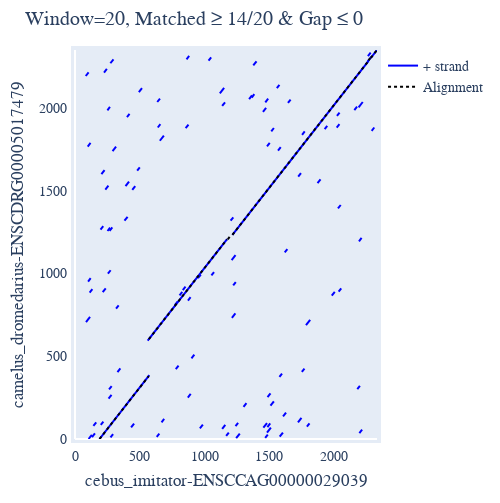

Notebook code cell kept with this figure:
### Code cell
mafft_seqs_aligned.dotplot(name1 = 'cebus_imitator-ENSCCAG00000029039', name2 = 'camelus_dromedarius-ENSCDRG00005017479')

### Figure 1 — Plotly figure (JSON) as saved in the notebook; plotly's stock layout.template omitted (floating-point values rounded to 4 significant figures; data arrays with more than 128 entries replaced by an {"elided": "..."} marker saying what was removed)
{"data": [{"line": {"color": "blue"}, "mode": "lines", "name": "+ strand", "showlegend": true, "type": "scatter", "x": {"elided": "317 int values"}, "xaxis": "x", "y": {"elided": "317 int values"}, "yaxis": "y"}, {"line": {"color": "black", "dash": "dot"}, "mode": "lines", "name": "Alignment", "showlegend": true, "type": "scatter", "x": [189.2, 569.2, null, 570.2, 1172.0, null, 1179.0, 1205.0, null, 1215.0, 2264.0, null, 2283.0, 2330.0, null, 2265.0, 2279.0], "xaxis": "x", "y": [0, 380, null, 603, 1205, null, 1206, 1232, null, 1233, 2282, null, 2301, 2348, null, 2286, 2300], "yaxis": "y"}], "layout": {"autosize": false, "font": {"family": "Balto", "size": 14}, "height": 503.9, "hovermode": "closest", "margin": {"b": 50, "l": 50, "pad": 4, "r": 50, "t": 50}, "showlegend": true, "title": {"text": "Window=20, Matched ≥ 14/20 & Gap ≤ 0"}, "width": 500, "xaxis": {"mirror": true, "range": [0, 2331], "showgrid": false, "showline": true, "title": {"text": "cebus_imitator-ENSCCAG00000029039"}, "visible": true}, "yaxis": {"mirror": true, "range": [0, 2349], "showgrid": false, "showline": true, "title": {"text": "camelus_dromedarius-ENSCDRG00005017479"}, "visible": true}}}
